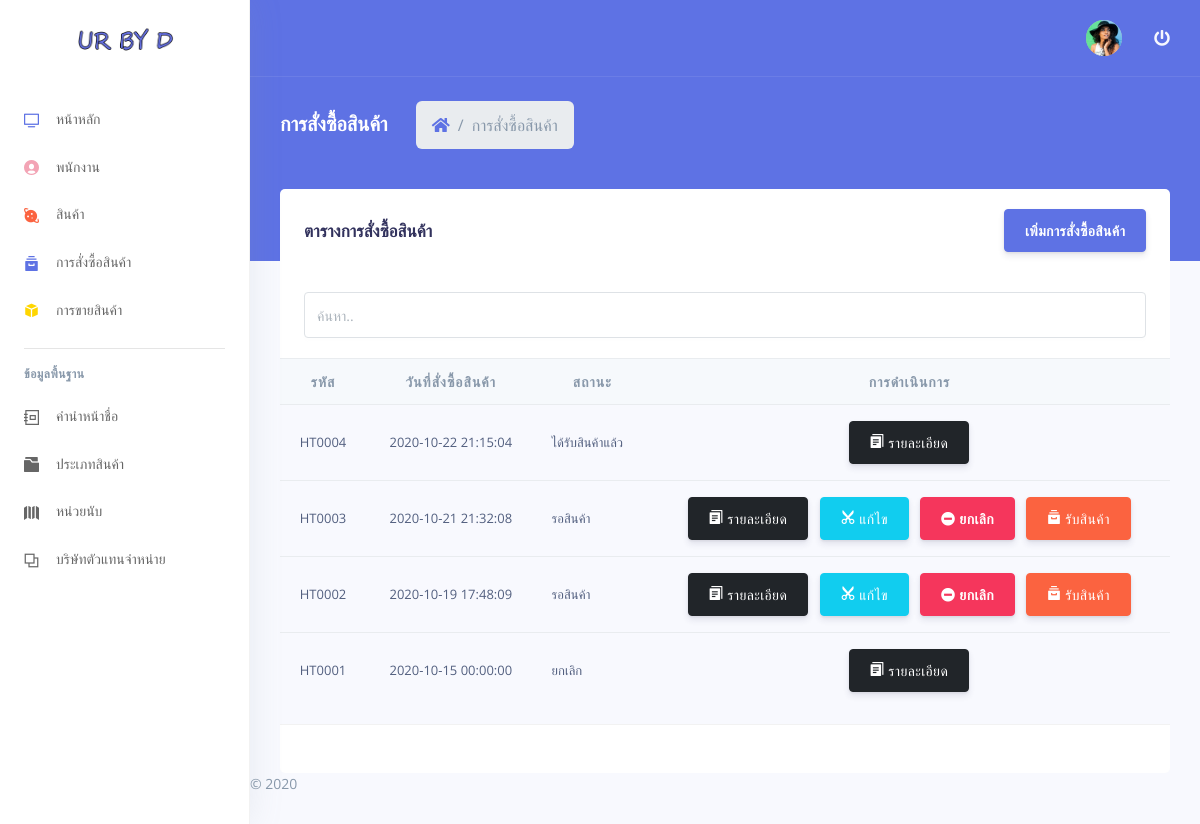
Screenshot of /staff/purchase_order.php with the database file from the repository.
### tables this page shows
CREATE TABLE `aby_purchase_order` (
  `po_id` varchar(7) NOT NULL,
  `staff_id` varchar(7) NOT NULL,
  `po_createddate` datetime DEFAULT NULL,
  `po_enddate` datetime DEFAULT NULL,
  `pos_id` int(11) NOT NULL,
  `supplier_id` varchar(7) DEFAULT NULL
);

CREATE TABLE `aby_purchase_order_status` (
  `pos_id` int(11) NOT NULL,
  `pos_name` varchar(100) NOT NULL
);

### staff/purchase_order.php (the view, shortened to what this page needs)
<?php
include('header.php');
include('..\global_service\connectdb.php');
$sql = "SELECT p.*,c.staff_name ,s.pos_name
        FROM aby_purchase_order p
        INNER JOIN aby_staff c on c.staff_id = p.staff_id
        INNER JOIN aby_purchase_order_status s on s.pos_id = p.pos_id
        ORDER BY po_id DESC";
$query = mysqli_query($conn,$sql);
?>
    <div class="header bg-primary pb-6">
      <div class="container-fluid">
        <div class="header-body">
          <div class="row align-items-center py-4">
            <div class="col-lg-6 col-7">
              <h6 class="h2 text-white d-inline-block mb-0">การสั่งซื้อสินค้า</h6>
              <nav aria-label="breadcrumb" class="d-none d-md-inline-block ml-md-4">
                <ol class="breadcrumb breadcrumb-links breadcrumb-dark">
                  <li class="breadcrumb-item"><a href="index.php"><i class="fas fa-home"></i></a></li>
                  <li class="breadcrumb-item active" aria-current="page">การสั่งซื้อสินค้า</li>
                </ol>
              </nav>
            </div>
          </div>
        </div>
      </div>
    </div>
    <div class="container-fluid mt--6">
      <div class="row">
        <div class="col">
            <div class="card-header border-0">
              <div class="row align-items-center">
                <div class="col">
                  <h3 class="mb-0">ตารางการสั่งซื้อสินค้า</h3>
                </div>
                <div class="col text-right">
                  <a href="purchase_order_create1.php" class="btn btn-primary">เพิ่มการสั่งซื้อสินค้า</a>
                </div>
              </div>
            </div>
            <div class="card-header border-0">
              <input class="form-control" id="myInput" type="text" placeholder="ค้นหา..">
            </div>
            <div class="table-responsive">
              <table class="table align-items-center table-flush">
                <thead class="thead-light">
                  <tr>
                    <th class="name mb-0 text-sm text-center" >รหัส</th>
                    <th class="name mb-0 text-sm text-center" >วันที่สั่งซื้อสินค้า</th>
                    <th class="name mb-0 text-sm text-center" >สถานะ</th>
                    <th class="name mb-0 text-sm text-center" >การดำเนินการ</th>
                  </tr>
                </thead>
                <tbody id="myTable" >
                <?php
                    while($result=mysqli_fetch_array($query,MYSQLI_ASSOC)){
                ?>
                  <tr>
                    <td class="budget text-center">
                        <?php echo $result["po_id"];?>
                    </td>
                    <td class="budget text-center">
                        <?php echo $result["po_createddate"];?>
                    </td>
                    <td class="budget">
                        <?php echo $result["pos_name"];?>
                    </td>
                    <td class="budget text-center">
                        <a  href="purchase_detail.php?po_id=<?php echo $result["po_id"] ?>" class="btn btn-dark">
                        <i class="ni ni-single-copy-04"> รายละเอียด</i>
                        </a>
                        <?php if($result['pos_id'] == 1){ ?>
                            <a href="purchase_order_edit1.php?po_id=<?php echo $result["po_id"] ?>" class="btn btn-info"><i class="ni ni-scissors"> แก้ไข</i></a>
                           <a href="JavaScript:if(confirm('คุณต้องการยกเลิกรายการ  <?php echo $result["po_id"];?> หรือไม่')==true){window.location='/\UrByD/service/purchase_service.php?action=cancel_purchase&po_id=<?php echo $result["po_id"] ?>';}" class="btn btn-danger" ><i class="fa fa-minus-circle"></i> ยกเลิก</i></a>
                           <a href="purchase_order_confirm1.php?po_id=<?php echo $result["po_id"] ?>" class="btn btn-warning"><i class="ni ni-archive-2"> รับสินค้า</i></a>
                        <?php } ?>
                    </td>
                  </tr>
                <?php
                    }
                ?>
                </tbody>
              </table>
            </div>
            <div class="card-footer py-4">
            </div>
          </div>
        </div>
      </div>
<?php include('footer.php');?>

### rows the page displays
aby_purchase_order: po_id "HT0004", po_createddate "2020-10-22 21:15:04", pos.pos_name "ได้รับสินค้าแล้ว"
aby_purchase_order: po_id "HT0003", po_createddate "2020-10-21 21:32:08", pos.pos_name "รอสินค้า"
aby_purchase_order: po_id "HT0002", po_createddate "2020-10-19 17:48:09", pos.pos_name "รอสินค้า"
aby_purchase_order: po_id "HT0001", po_createddate "2020-10-15 00:00:00", pos.pos_name "ยกเลิก"
